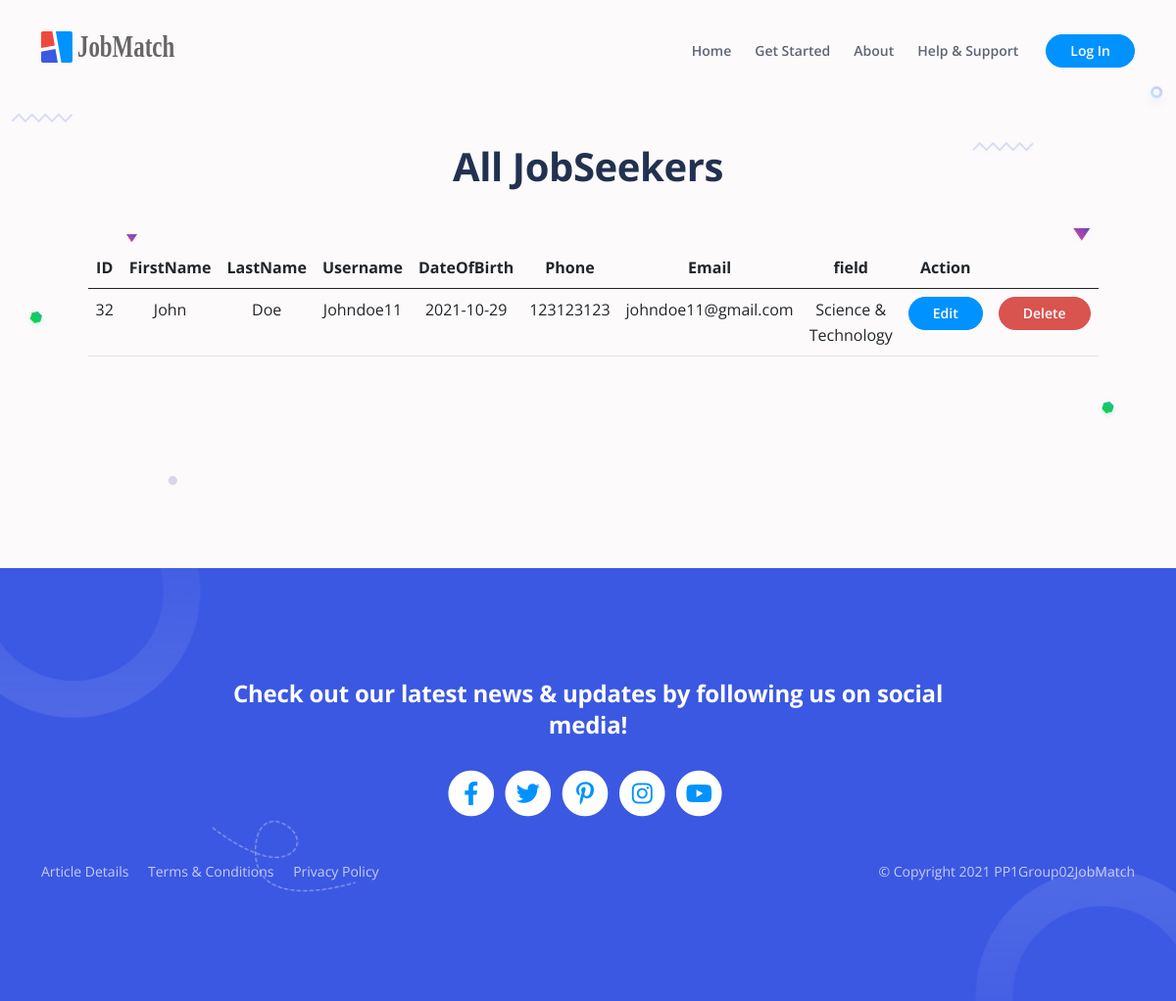
Page /view/jobseeker_list.php on the earlier database version.
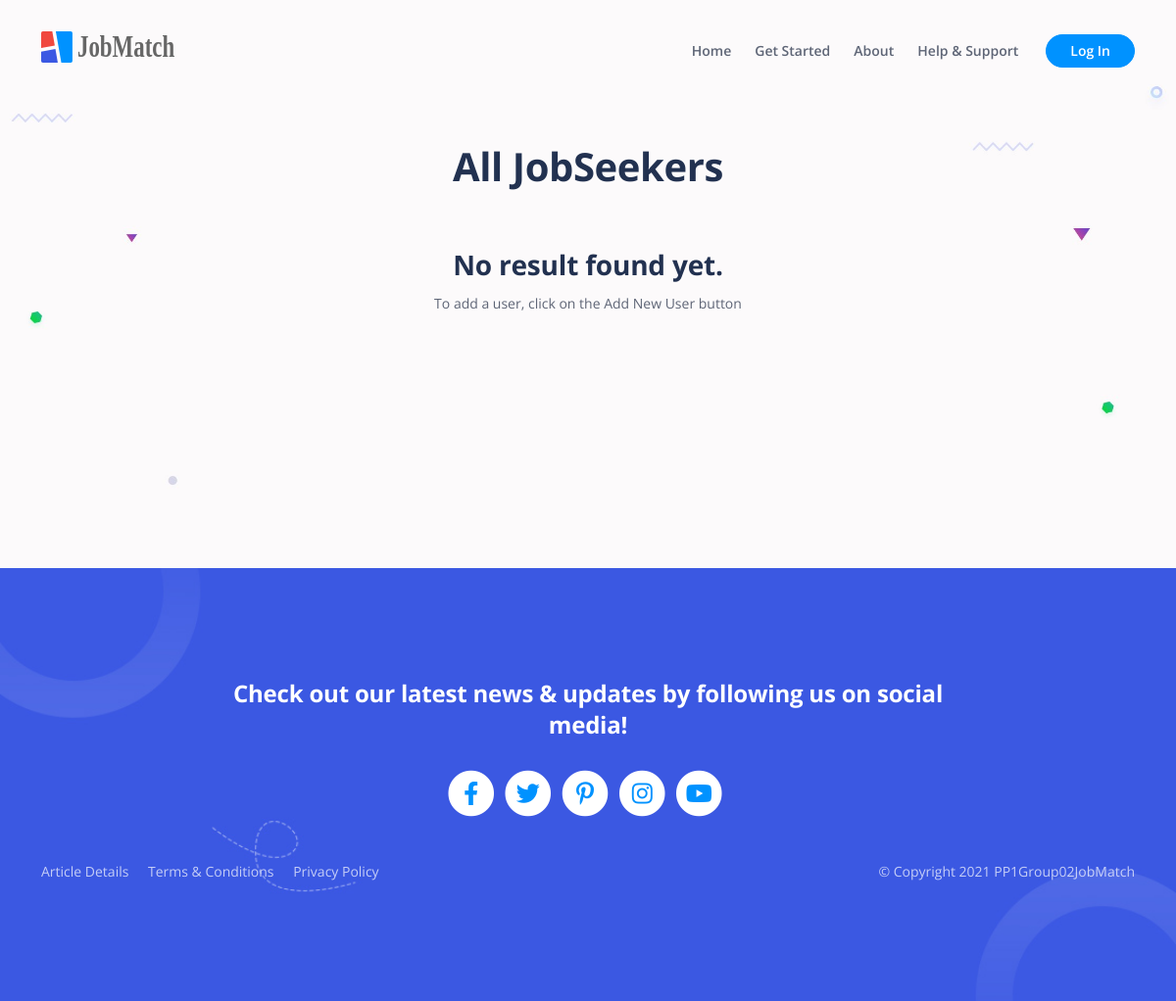
Same page on the later database version.
### tables this page shows
CREATE TABLE `jobseeker` (
  `id` int(11) NOT NULL,
  `firstName` text NOT NULL,
  `lastName` text NOT NULL,
  `username` text NOT NULL,
  `password` text NOT NULL,
  `dateOfBirth` date NOT NULL,
  `phone` text NOT NULL,
  `email` text NOT NULL,
  `field` text NOT NULL,
  `experience` longtext DEFAULT NULL,
  `Image` mediumblob DEFAULT NULL
);

### controller/admin_controller.php (called while the page is built, shortened)
<?php
class AdminController {
    public function getAllJobSeeker(){
        require_once '../model/admin_model.php';
        include '../model/db_connection.php';
        $adminModel = new AdminModel();
        return $adminModel->getAllJobSeeker($db);
	}
}

### model/admin_model.php (called while the page is built, shortened)
<?php
class AdminModel {
	public function getAllJobSeeker($db) {
		require_once '../model/user_object.php';
		$allJobSeekers = array();
		$query = "SELECT * FROM jobseeker ORDER BY id";
		$result = $db->query($query);
		$numResults = $result->num_rows;
		for ($i = 0; $i < $numResults; $i++) {
			$row = $result->fetch_assoc();
			$allJobSeekers[$i] = new JobSeeker($row['id'], $row['firstName'], $row['lastName'], $row['username'], $row['password'], $row['dateOfBirth'], $row['phone'], $row['email'], $row['field'], $row['Image']);
		}
		return $allJobSeekers;
	}
}
?>

### model/user_object.php (called while the page is built, shortened)
<?php
class JobSeeker {
    public function __construct($id, $firstName, $lastName, $username, $password, $dob, $phone, $email, $field, $image) {
        $this->id = $id;
        $this->firstName = $firstName;
        $this->lastName = $lastName;
        $this->username = $username;
        $this->dob = $dob;
        $this->phone = $phone;
        $this->email = $email;
        $this->field = $field;
    }
}
?>

### view/jobseeker_list.php (the view, shortened to what the rows shown need)
<!DOCTYPE html>
<html lang="en">
<head>
    <?php
    require_once("component/header.php");
    ?>
</head>
<body data-bs-spy="scroll" data-bs-target="#navbarExample" class="text-center">
    <?php
    require_once("component/navbar.php");
    ?>
    <header id="ex-header" class="ex-header">
        <div class="container">
            <div class="row justify-content-md-center">
                <div class="col-xl-11 mb-5">
                    <h1>All JobSeekers</h1>
                </div>
                <div class="col-xl-11 mb-5" style="min-height: 200px;">
                    <?php
                    require_once '../controller/admin_controller.php';
                    $ac = new AdminController();
                    $allJobSeekers = $ac->getAllJobSeeker();
                    if (count($allJobSeekers) < 1) {
                            echo "<h3>No result found yet.</h3> <small>To add a user, click on the Add New User button</small>";
                    } else {
                            echo "<table class='table'>";
                            echo "    <thead>";
                            echo "        <tr>";
                            echo "            <th scope='col'>ID</th>";
                            echo "            <th scope='col'>FirstName</th>";
                            echo "            <th scope='col'>LastName</th>";
                            echo "            <th scope='col'>Username</th>";
                            echo "            <th scope='col'>DateOfBirth</th>";
                            echo "            <th scope='col'>Phone</th>";
                            echo "            <th scope='col'>Email</th>";
                            echo "            <th scope='col'>field</th>";
                            echo "            <th scope='col'>Action</th>";
                            echo "            <th scope='col'></th>";
                            echo "        </tr>";
                            echo "    </thead>";
                            echo "<tbody>";
                        foreach ($allJobSeekers as $jobSeeker) {
                            echo "    <tr>";
                            echo "        <td scope=\"row\">$jobSeeker->id</td>";
                            echo "        <td scope=\"row\">$jobSeeker->firstName</td>";
                            echo "        <td scope=\"row\">$jobSeeker->lastName</td>";
                            echo "        <td scope=\"row\">$jobSeeker->username</td>";
                            echo "        <td scope=\"row\">$jobSeeker->dob</td>";
                            echo "        <td scope=\"row\">$jobSeeker->phone</td>";
                            echo "        <td scope=\"row\">$jobSeeker->email</td>";
                            echo "        <td scope=\"row\">$jobSeeker->field</td>";
                            createEditButton("jobseeker", $jobSeeker->username, "Edit", "admin_edit_user.php");
                            createDeleteButton("username", $jobSeeker->username, "Delete");
                            echo "    </tr>";
                        }
                            echo "</tbody>";
                            echo "</table>";
                    }
                    function createEditButton($hiddenName, $hiddenValue, $buttonText, $actionPage){
                        echo "<td>";
                        echo "<form action=$actionPage method=\"GET\">";
                        echo "<button type=\"submit\" class=\"btn btn-solid-sm\">$buttonText</button>";
                        echo "</form>";
                        echo "</td>";
                    }
                    function createDeleteButton($hiddenName, $jobseeker, $buttonText){
                        echo "<td>";
                        echo "<form method=\"POST\">";
                        echo "<button name=\"delete\" type=\"submit\" class=\"btn btn-danger-sm\" onclick=\"return confirm('Are you sure you want to delete $jobseeker ?')\" >$buttonText</button>";
                        echo "</form>";
                        echo "</td>";
                    }
                    ?>
                </div>
            </div>
        </div>
    </header>
</body>
</html>

Differences in the rows shown:
removed jobseeker: id "32", firstName "John", lastName "Doe", username "Johndoe11", dateOfBirth "2021-10-29", phone "123123123", email "johndoe11@gmail.com", field "Science & Technology"
Other differences:
text no longer shown: "ID FirstName LastName Username DateOfBirth Phone Email field Action"
text now shown: "No result found yet. To add a user, click on the Add New User button"
